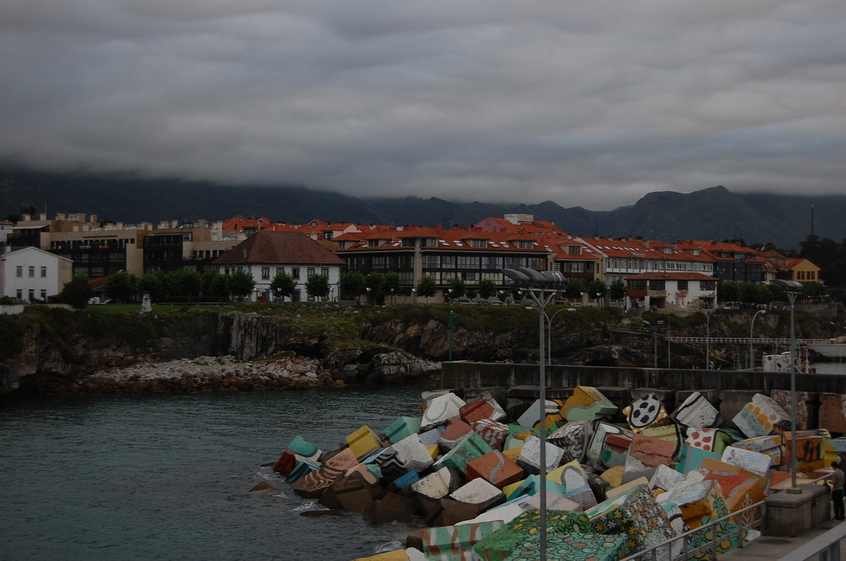
#> input picture lab2/Data/llanes/llanes_a.jpg, 846 x 561 px
$ jupyter execute --allow-errors lab2.ipynb   (text cells are left out)
#> lines starting #> are read from the running program, lines starting #| are printed output that depends on the picture; pictures that were not available may be replaced by others from this repository, and a replacement may not be noted
### lab2/utils.py
import math
import random
import sys
from math import ceil

import matplotlib.pyplot as plt
import numpy as np
import plotly.graph_objects as go
from scipy.ndimage import map_coordinates


def plot_img(img, do_not_use=[0]):
    plt.figure(do_not_use[0])
    do_not_use[0] += 1
    plt.imshow(img)


def get_transformed_pixels_coords(I, H, shift=None):
    ys, xs = np.indices(I.shape[:2]).astype("float64")
    if shift is not None:
        ys += shift[1]
        xs += shift[0]
    ones = np.ones(I.shape[:2])
    coords = np.stack((xs, ys, ones), axis=2)
    coords_H = (H @ coords.reshape(-1, 3).T).T
    coords_H /= coords_H[:, 2, np.newaxis]
    cart_H = coords_H[:, :2]

    return cart_H.reshape((*I.shape[:2], 2))


def apply_H_fixed_image_size(I, H, corners):
    h, w = I.shape[:2]  # when we convert to np.array it swaps

    # corners
    c1 = np.array([1, 1, 1])
    c2 = np.array([w, 1, 1])
    c3 = np.array([1, h, 1])
    c4 = np.array([w, h, 1])

    # transformed corners
    Hc1 = H @ c1
    Hc2 = H @ c2
    Hc3 = H @ c3
    Hc4 = H @ c4
    Hc1 = Hc1 / Hc1[2]
    Hc2 = Hc2 / Hc2[2]
    Hc3 = Hc3 / Hc3[2]
    Hc4 = Hc4 / Hc4[2]

    xmin = corners[0]
    xmax = corners[1]
    ymin = corners[2]
    ymax = corners[3]

    size_x = ceil(xmax - xmin + 1)
    size_y = ceil(ymax - ymin + 1)

    # transform image
    H_inv = np.linalg.inv(H)

    out = np.zeros((size_y, size_x, 3))
    shift = (xmin, ymin)
    interpolation_coords = get_transformed_pixels_coords(out, H_inv, shift=shift)
    interpolation_coords[:, :, [0, 1]] = interpolation_coords[:, :, [1, 0]]
    interpolation_coords = np.swapaxes(np.swapaxes(interpolation_coords, 0, 2), 1, 2)

    out[:, :, 0] = map_coordinates(I[:, :, 0], interpolation_coords)
    out[:, :, 1] = map_coordinates(I[:, :, 1], interpolation_coords)
    out[:, :, 2] = map_coordinates(I[:, :, 2], interpolation_coords)

    return out.astype("uint8")


def Normalise_last_coord(x):
    xn = x / x[2, :]

    return xn


def Normalize_points(points):  # function added to normalize the points
    """
    Compute a similarity transformation T ( translation & scaling ) such that the centroid of the
    new points is (0,0) and their mean distance of points to the origin is sqrt(2)
    """

    centroids = np.mean(points, axis=1)
    centroid_x = centroids[0]
    centroid_y = centroids[1]

    # compute the mean distance of points to the origin
    mean_distance = np.mean(np.sqrt((points[0] - centroid_x) ** 2 + (points[1] - centroid_y) ** 2))

    # compute the scaling factor
    s = np.sqrt(2) / mean_distance

    # compute the translation
    tx = -s * centroid_x
    ty = -s * centroid_y

    # compute the transformation matrix
    T = np.array([[s, 0, tx], [0, s, ty], [0, 0, 1]])

    # apply the transformation
    points_norm = T @ points

    return points_norm, T


def DLT_homography(points1, points2):
    # ToDo: complete this code .......

    # normalization of x
    points1, T1 = Normalize_points(points1)

    # normalization of x'
    points2, T2 = Normalize_points(points2)

    # Apply DLT to the correspondences

    A_list = []

    for point1, point2 in zip(points1.T, points2.T):
        x, y, w = point1
        x = x / w
        y = y / w

        x_p, y_p, w_p = point2
        x_p = x_p / w_p
        y_p = y_p / w_p

        Ai1 = np.array([-x, -y, -1, 0, 0, 0, x * x_p, y * x_p, x_p])
        Ai2 = np.array([0, 0, 0, -x, -y, -1, x * y_p, y * y_p, y_p])

        A_list.append(Ai1)
        A_list.append(Ai2)

    A = np.array(A_list)

    # Solve Ah = 0
    U, D, Vt = np.linalg.svd(A)

    # take the las col of V --> last row of V_transpose and reshape it to 3x3 matrix
    H_tilde = np.reshape(Vt[-1], (3, 3))

    # Denormalization
    T2_inv = np.linalg.inv(T2)
    H = T2_inv @ H_tilde @ T1

    # normalize
    H = H / H[-1, -1]

    return H


def Inliers(H, points1, points2, th):
    "compute the inliers for the homography H, given the correspondences points1 and points2 and the distance threshold th"

    # Check that H is invertible
    if abs(math.log(np.linalg.cond(H))) > 15:
        idx = np.empty(1)
        return idx

    # ToDo: complete this code .......

    # compute the transformed points
    points1_transformed = H @ points1
    points2_transformed = np.linalg.inv(H) @ points2

    # normalize the points
    points1_norm = Normalise_last_coord(points1)
    points2_norm = Normalise_last_coord(points2)
    points1_transformed_norm = Normalise_last_coord(points1_transformed)
    points2_transformed_norm = Normalise_last_coord(points2_transformed)

    # compute the distance between the transformed points and the original points --> use the geometric distance d or the distance d orhtogonal
    d_orth_sq = np.sum(np.square(points2_norm - points1_transformed_norm), axis=0) + np.sum(
        np.square(points2_transformed_norm - points1_norm), axis=0
    )

    # compute the inliers
    idx = np.where(d_orth_sq < th**2)[0]

    return idx


def Ransac_DLT_homography(points1, points2, th, max_it):
    Ncoords, Npts = points1.shape

    it = 0
    best_inliers = np.empty(1)

    while it < max_it:
        indices = random.sample(range(1, Npts), 4)
        H = DLT_homography(points1[:, indices], points2[:, indices])
        inliers = Inliers(H, points1, points2, th)

        # test if it is the best model so far
        if inliers.shape[0] > best_inliers.shape[0]:
            best_inliers = inliers

        # update estimate of iterations (the number of trials) to ensure we pick, with probability p,
        # an initial data set with no outliers
        fracinliers = inliers.shape[0] / Npts
        pNoOutliers = 1 - fracinliers**4
        eps = sys.float_info.epsilon
        pNoOutliers = max(eps, pNoOutliers)  # avoid division by -Inf
        pNoOutliers = min(1 - eps, pNoOutliers)  # avoid division by 0
        p = 0.99
        max_it = math.log(1 - p) / math.log(pNoOutliers)

        it += 1

    # compute H from all the inliers
    H = DLT_homography(points1[:, best_inliers], points2[:, best_inliers])
    inliers = best_inliers

    return H, inliers


# [88 lines left out: functions optical_center, view_direction, plot_camera, plot_image_origin, not called in this run]

### lab2/lab2.ipynb
[cell 1]
import numpy as np
import cv2
import math
import sys
import matplotlib
from matplotlib import pyplot as plt
from operator import itemgetter
from utils import apply_H_fixed_image_size, plot_img, Ransac_DLT_homography

[cell 2]
# Read images
img1 = cv2.imread('Data/llanes/llanes_a.jpg',cv2.IMREAD_GRAYSCALE)
img2 = cv2.imread('Data/llanes/llanes_b.jpg',cv2.IMREAD_GRAYSCALE)
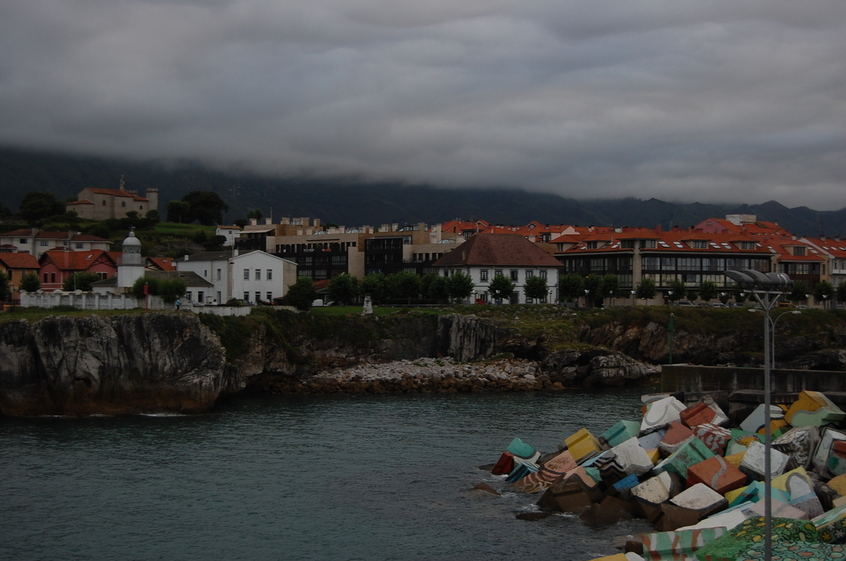
#> input picture lab2/Data/llanes/llanes_b.jpg, 846 x 561 px
img3 = cv2.imread('Data/llanes/llanes_c.jpg',cv2.IMREAD_GRAYSCALE)
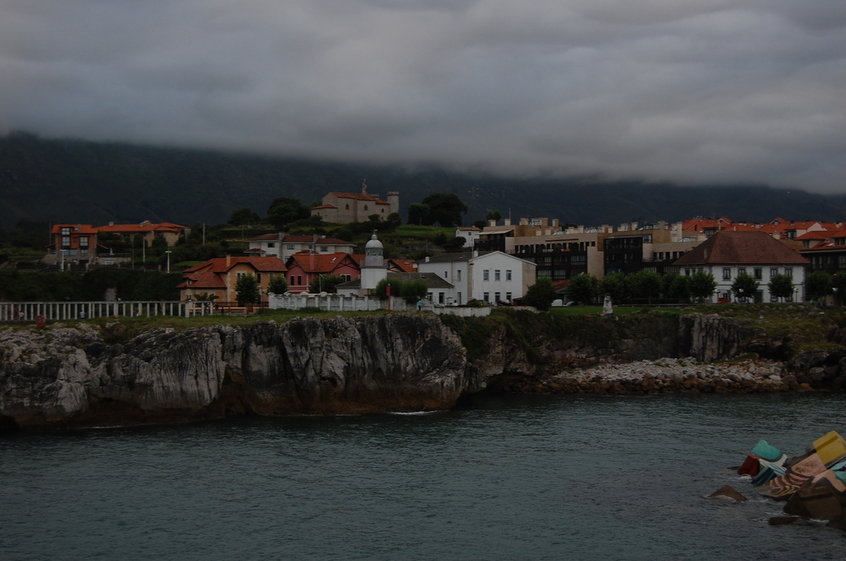
#> input picture lab2/Data/llanes/llanes_c.jpg, 846 x 561 px

# Initiate ORB detector
orb = cv2.ORB_create()
# find the keypoints and descriptors with ORB
kp1, des1 = orb.detectAndCompute(img1,None)
#> kp1 = 500 keypoints; strongest (x, y, size): (450, 495, 31), (451, 496, 37.2), (629, 407, 31), (452, 495, 44.6)
kp2, des2 = orb.detectAndCompute(img2,None)
#> kp2 = 500 keypoints; strongest (x, y, size): (671, 500, 31), (672, 500, 44.6), (722, 497, 31), (669, 292, 31)
kp3, des3 = orb.detectAndCompute(img3,None)
#> kp3 = 500 keypoints; strongest (x, y, size): (498, 293, 31), (496, 293, 31), (456, 304, 31), (440, 293, 31)

# Keypoint matching
bf = cv2.BFMatcher()
matches_12 = bf.knnMatch(des1,des2,k=2)
#> matches_12 = 500 matches
# Apply ratio test
good_matches_12 = []
for m,n in matches_12:
    if m.distance < 0.85*n.distance:
        good_matches_12.append([m])
#> after the loop, good_matches_12 = 152 matches

matches_23 = bf.knnMatch(des2,des3,k=2)
#> matches_23 = 500 matches
# Apply ratio test
good_matches_23 = []
for m,n in matches_23:
    if m.distance < 0.85*n.distance:
        good_matches_23.append([m])
#> after the loop, good_matches_23 = 188 matches


# Show "good" matches
img_12 = cv2.drawMatchesKnn(img1,kp1,img2,kp2,good_matches_12,None,flags=cv2.DrawMatchesFlags_NOT_DRAW_SINGLE_POINTS)
plt.title('Matches between images 1 and 2')
plt.imshow(img_12)
fig = matplotlib.pyplot.gcf()
fig.set_size_inches(18.5, 10.5)
plt.show()

img_23 = cv2.drawMatchesKnn(img2,kp2,img3,kp3,good_matches_23,None,flags=cv2.DrawMatchesFlags_NOT_DRAW_SINGLE_POINTS)
plt.title('Matches between images 2 and 3')
plt.imshow(img_23)
fig = matplotlib.pyplot.gcf()
fig.set_size_inches(18.5, 10.5)
plt.show()

[cell 3]
# Homography between images 1 and 2
from tqdm.notebook import tqdm
points1 = []
points2 = []
#> (the rest of this cell did not finish here and is left out)

[cell 4]
corners = [-400, 1200, -100, 650] # corners of the canvas where the mosaic will be created

img1c = cv2.imread('Data/llanes/llanes_a.jpg',cv2.IMREAD_COLOR)
#> img1c is the input picture: shape (561, 846, 3); mean B, G, R 76.8, 77.5, 77.7
img2c = cv2.imread('Data/llanes/llanes_b.jpg',cv2.IMREAD_COLOR)
#> img2c is the input picture: shape (561, 846, 3); mean B, G, R 73.1, 73.2, 72.4
img3c = cv2.imread('Data/llanes/llanes_c.jpg',cv2.IMREAD_COLOR)
#> img3c is the input picture: shape (561, 846, 3); mean B, G, R 68.9, 68.1, 66.1
img1c = cv2.cvtColor(img1c, cv2.COLOR_BGR2RGB)
img2c = cv2.cvtColor(img2c, cv2.COLOR_BGR2RGB)
img3c = cv2.cvtColor(img3c, cv2.COLOR_BGR2RGB)

#> (the rest of this cell did not finish here and is left out)

[cell 5]
# We will create a function to compute the mosaic, since we will use it multiple times with different images

def create_mosaic(img1_path, img2_path, img3_path, output_file):

    # Read images
#> called with img1_path = 'Data/castle_int/0014_s.jpg', img2_path = 'Data/castle_int/0015_s.jpg', img3_path = 'Data/castle_int/0016_s.jpg', output_file = 'castle_mosaic.jpg'
    img1c = cv2.imread(img1_path)
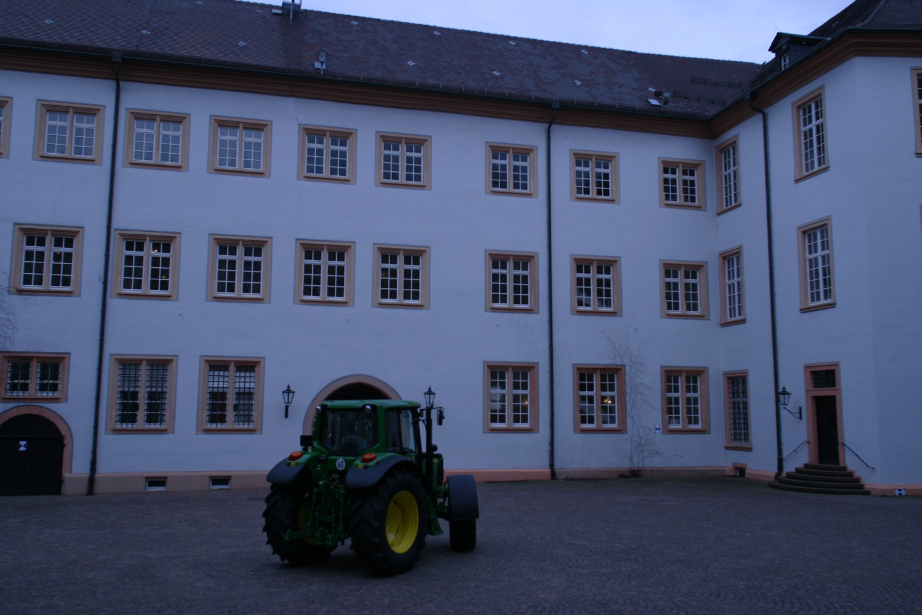
#> input picture lab2/Data/castle_int/0014_s.png, 922 x 615 px, given in place of 0014_s.jpg, which was not available
#> img1c is the input picture: shape (615, 922, 3); mean B, G, R 106.5, 78.3, 68.9
    img2c = cv2.imread(img2_path)
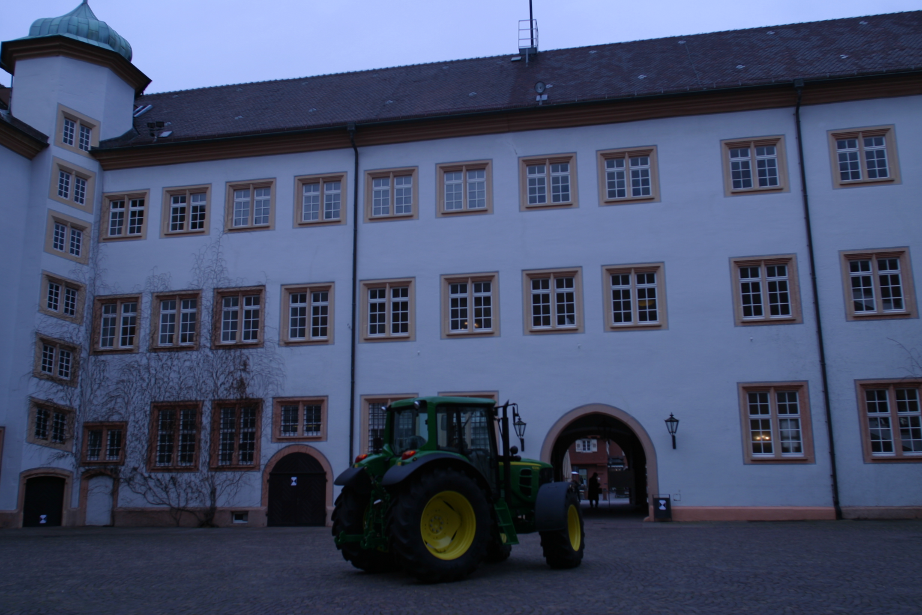
#> input picture lab2/Data/castle_int/0015_s.png, 922 x 615 px, given in place of 0015_s.jpg, which was not available
#> img2c is the input picture: shape (615, 922, 3); mean B, G, R 107.2, 79, 69.8
    img3c = cv2.imread(img3_path)
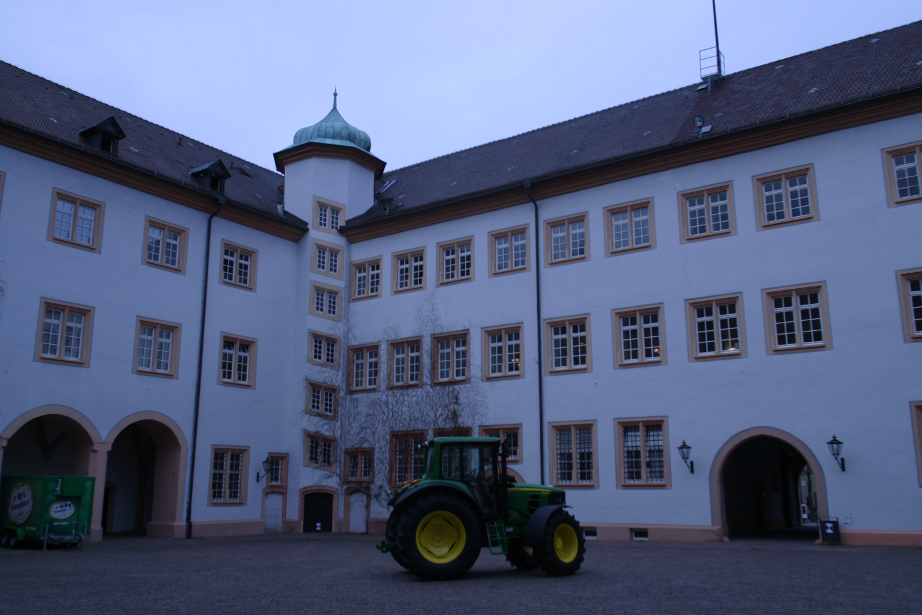
#> input picture lab2/Data/castle_int/0016_s.png, 922 x 615 px, given in place of 0016_s.jpg, which was not available
#> img3c is the input picture: shape (615, 922, 3); mean B, G, R 127.9, 96, 84.9

    img1 = cv2.cvtColor(img1c, cv2.COLOR_BGR2GRAY)
#> img1: shape (615, 922)
    img2 = cv2.cvtColor(img2c, cv2.COLOR_BGR2GRAY)
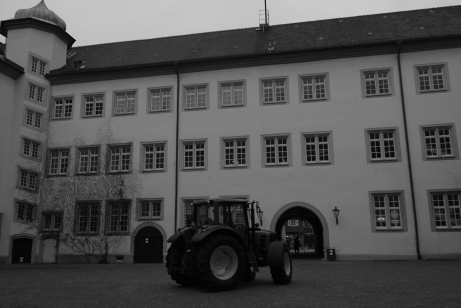
#> img2: shape (615, 922) (shown at 1/2 size); min 1, max 238, mean 79.5
    img3 = cv2.cvtColor(img3c, cv2.COLOR_BGR2GRAY)
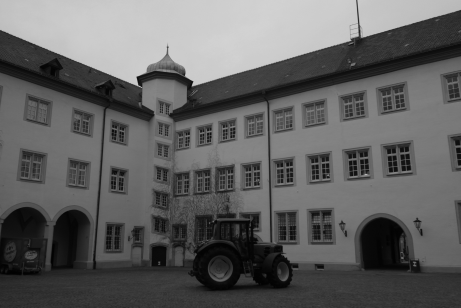
#> img3: shape (615, 922) (shown at 1/2 size); min 0, max 245, mean 96.3

    # Initiate ORB detector
    orb = cv2.ORB_create()

    # find the keypoints and descriptors with ORB
    kp1, des1 = orb.detectAndCompute(img1,None)
#> kp1 = 500 keypoints; strongest (x, y, size): (774, 54, 31), (772, 55, 44.6), (769, 50, 31), (769, 49, 37.2)
    kp2, des2 = orb.detectAndCompute(img2,None)
#> kp2 = 500 keypoints; strongest (x, y, size): (150, 80, 31), (148, 81, 44.6), (149, 79, 53.6), (145, 92, 31)
    kp3, des3 = orb.detectAndCompute(img3,None)
#> kp3 = 500 keypoints; strongest (x, y, size): (385, 163, 31), (384, 163, 37.2), (274, 153, 31), (274, 154, 44.6)

    # Keypoint matching
    bf = cv2.BFMatcher()
    matches_12 = bf.knnMatch(des1,des2,k=2)
#> matches_12 = 500 matches
    # Apply ratio test
    good_matches_12 = []
    for m,n in matches_12:
        if m.distance < 0.85*n.distance:
            good_matches_12.append([m])
#> after the loop, good_matches_12 = 123 matches

    matches_23 = bf.knnMatch(des2,des3,k=2)
#> matches_23 = 500 matches
    # Apply ratio test
    good_matches_23 = []
    for m,n in matches_23:
        if m.distance < 0.85*n.distance:
            good_matches_23.append([m])
#> after the loop, good_matches_23 = 150 matches


    # Show "good" matches
    img_12 = cv2.drawMatchesKnn(img1,kp1,img2,kp2,good_matches_12,None,flags=cv2.DrawMatchesFlags_NOT_DRAW_SINGLE_POINTS)
#> img_12: shape (615, 1844, 3)
    plt.title('Matches between images 1 and 2')
    plt.imshow(img_12)
    fig = matplotlib.pyplot.gcf()
    fig.set_size_inches(18.5, 10.5)
    plt.show()

    img_23 = cv2.drawMatchesKnn(img2,kp2,img3,kp3,good_matches_23,None,flags=cv2.DrawMatchesFlags_NOT_DRAW_SINGLE_POINTS)
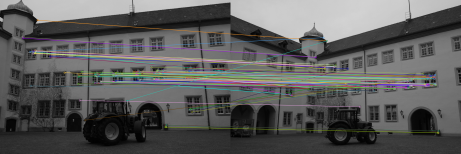
#> img_23: shape (615, 1844, 3) (shown at 1/4 size); mean of channels 0, 1, 2 91.1, 91.7, 91.7; drawn as B, G, R
    plt.title('Matches between images 2 and 3')
    plt.imshow(img_23)
    fig = matplotlib.pyplot.gcf()
    fig.set_size_inches(18.5, 10.5)
    plt.show()


    # COMPUTE HOMOGRAPHIES DLT

    # Homography between images 1 and 2
    points1 = []
    points2 = []
    for m in good_matches_12:
        points1.append([kp1[m[0].queryIdx].pt[0], kp1[m[0].queryIdx].pt[1], 1])
        points2.append([kp2[m[0].trainIdx].pt[0], kp2[m[0].trainIdx].pt[1], 1])
#> this loop made 123 passes
#> after the loop, points1 = 123 items, first 6: [394, 263, 1], [607, 168, 1], [153, 249, 1], [158, 251, 1], [418, 270, 1], [526, 303, 1]; points2 = 123 items, first 6: [756, 274.8, 1], [771.4, 311, 1], [638, 282, 1], [336.8, 490.9, 1], [489, 297, 1], [787.2, 312, 1]

    points1 = np.asarray(points1)
#> points1 = 123 rows, first 8: [394, 263, 1], [607, 168, 1], [153, 249, 1], [158, 251, 1], [418, 270, 1], [526, 303, 1], [168, 258, 1], [673, 173, 1]
    points1 = points1.T
    points2 = np.asarray(points2)
#> points2 = 123 rows, first 8: [756, 274.8, 1], [771.4, 311, 1], [638, 282, 1], [336.8, 490.9, 1], [489, 297, 1], [787.2, 312, 1], [572, 293, 1], [380.4, 296.4, 1]
    points2 = points2.T

    H_12, indices_inlier_matches_12 = Ransac_DLT_homography(points1, points2, 3, 1000)
#> the loop in Ransac_DLT_homography, `while it < max_it:` made 4458 passes
#> T1 in DLT_homography on passes 1 to 3: [[0.0135, 0, -4.98], [0, 0.0135, -3.73], [0, 0, 1]], [[0.0081, 0, -1.95], [0, 0.0081, -2.16], [0, 0, 1]], [[0.0124, 0, -4.94], [0, 0.0124, -3.36], [0, 0, 1]]
    inlier_matches_12 = itemgetter(*indices_inlier_matches_12)(good_matches_12)

    img_12 = cv2.drawMatchesKnn(img1,kp1,img2,kp2,inlier_matches_12,None,flags=cv2.DrawMatchesFlags_NOT_DRAW_SINGLE_POINTS)
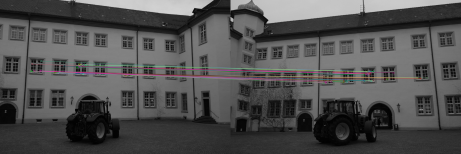
#> img_12: shape (615, 1844, 3) (shown at 1/4 size); mean of channels 0, 1, 2 79.8, 79.7, 80.2; drawn as B, G, R
    plt.title('Inlier matches between images 1 and 2')
    plt.imshow(img_12)
    fig = matplotlib.pyplot.gcf()
    fig.set_size_inches(18.5, 10.5)
    plt.show()

    # Homography between images 2 and 3
    points2 = []
    points3 = []
    for m in good_matches_23:
        points2.append([kp2[m[0].queryIdx].pt[0], kp2[m[0].queryIdx].pt[1], 1])
        points3.append([kp3[m[0].trainIdx].pt[0], kp3[m[0].trainIdx].pt[1], 1])
#> this loop made 150 passes

    points2 = np.asarray(points2)
    points2 = points2.T
    points3 = np.asarray(points3)
    points3 = points3.T

    H_23, indices_inlier_matches_23 = Ransac_DLT_homography(points2, points3, 3, 1000)
    inlier_matches_23 = itemgetter(*indices_inlier_matches_23)(good_matches_23)

    img_23 = cv2.drawMatchesKnn(img2,kp2,img3,kp3,inlier_matches_23,None,flags=cv2.DrawMatchesFlags_NOT_DRAW_SINGLE_POINTS)
    plt.title('Inlier matches between images 2 and 3')
    plt.imshow(img_23)
    fig = matplotlib.pyplot.gcf()
    fig.set_size_inches(18.5, 10.5)
    plt.show()


    # COMPUTE THE MOSAIC

    corners = [-400, 1200, -100, 650] # corners of the canvas where the mosaic will be created

    img1c_w = apply_H_fixed_image_size(img1c, H_12, corners)
    img2c_w = apply_H_fixed_image_size(img2c, np.identity(3), corners)
    img3c_w = apply_H_fixed_image_size(img3c, np.linalg.inv(H_23), corners)

    img_mosaic = np.maximum(img3c_w,np.maximum(img1c_w,img2c_w))
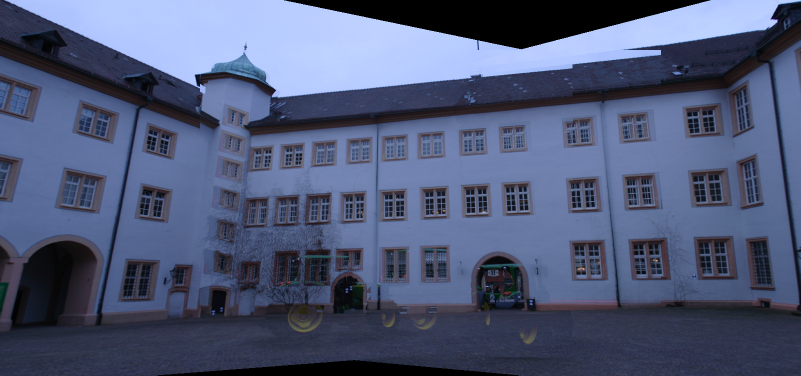
#> img_mosaic: shape (751, 1601, 3) (shown at 1/2 size); mean B, G, R 119.1, 88.8, 79
    plt.title('Mosaic')
    plot_img(img_mosaic)
    fig = matplotlib.pyplot.gcf()
    fig.set_size_inches(18.5, 10.5)
    img_mosaic = cv2.cvtColor(img_mosaic, cv2.COLOR_RGB2BGR)
    cv2.imwrite(output_file, img_mosaic)

[cell 6]
# Create the mosaics of each of the images
create_mosaic('Data/castle_int/0014_s.jpg', 'Data/castle_int/0015_s.jpg', 'Data/castle_int/0016_s.jpg', 'castle_mosaic.jpg')
#> (the rest of this cell did not finish here and is left out)

create_mosaic('Data/aerial/site22/frame00001.tif','Data/aerial/site22/frame00018.tif', 'Data/aerial/site22/frame00030.tif', 'aerial22_mosaic.jpg')

[cell 7]
from scipy.optimize import least_squares
from math import ceil

# [5 lines left out: function geometric_error_terms, not called in this run]

# create array variables0 ....

#> (the rest of this cell did not finish here and is left out)

[cell 8]
# Read template image and calibration images
template = cv2.imread('Data/calib/template.jpg',cv2.IMREAD_GRAYSCALE)
images = []
N = 3 # 3, 4, or 5
for i in range(1,N+1):
    m = cv2.imread("Data/calib/graffiti{0}.tif".format(i),cv2.IMREAD_GRAYSCALE)
    images.append(m)

# Initiate ORB detector
orb = cv2.ORB_create()
# find the keypoints and descriptors with ORB
kpt, dest = orb.detectAndCompute(template,None)
kpi, desi = [], []
for m in images:
    kp, des = orb.detectAndCompute(m,None)
    kpi.append(kp)
    desi.append(des)
#> this loop made 3 passes


# Keypoint matching and homography estimation
bf = cv2.BFMatcher()
H = []
#> (the rest of this cell did not finish here and is left out)
